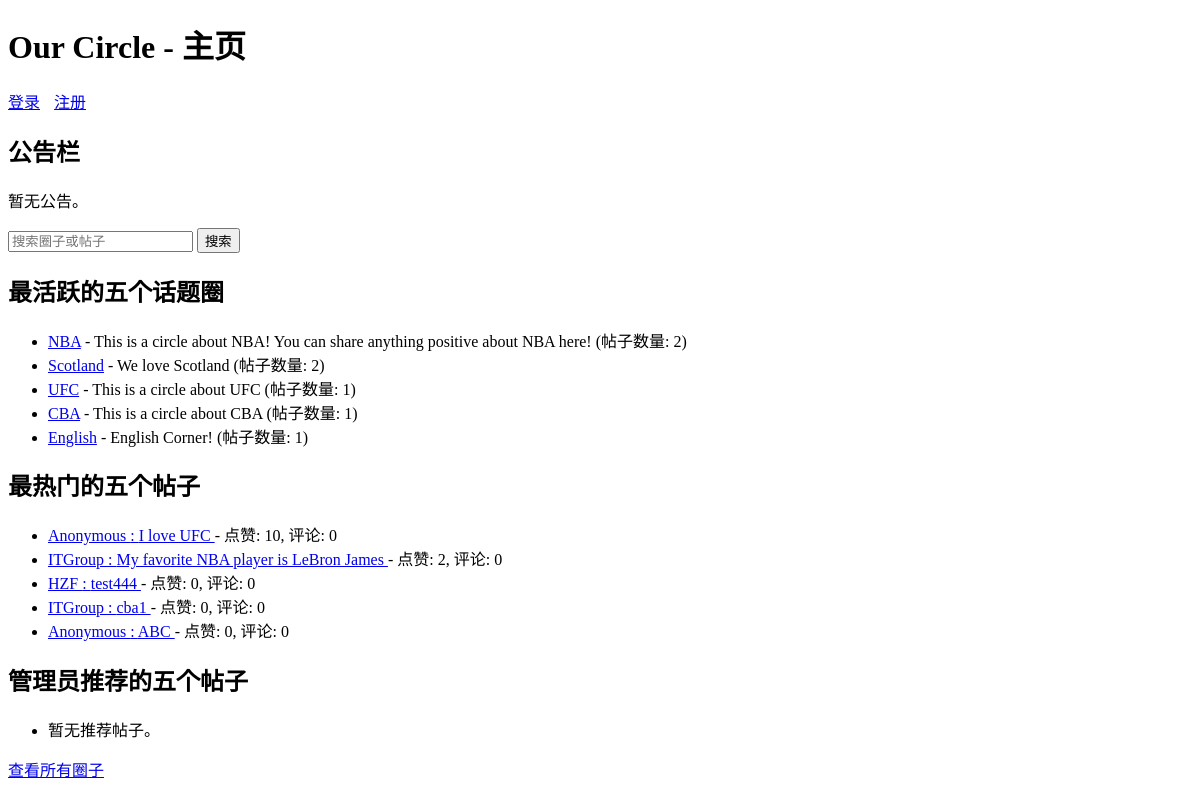
The app's page /, older data.
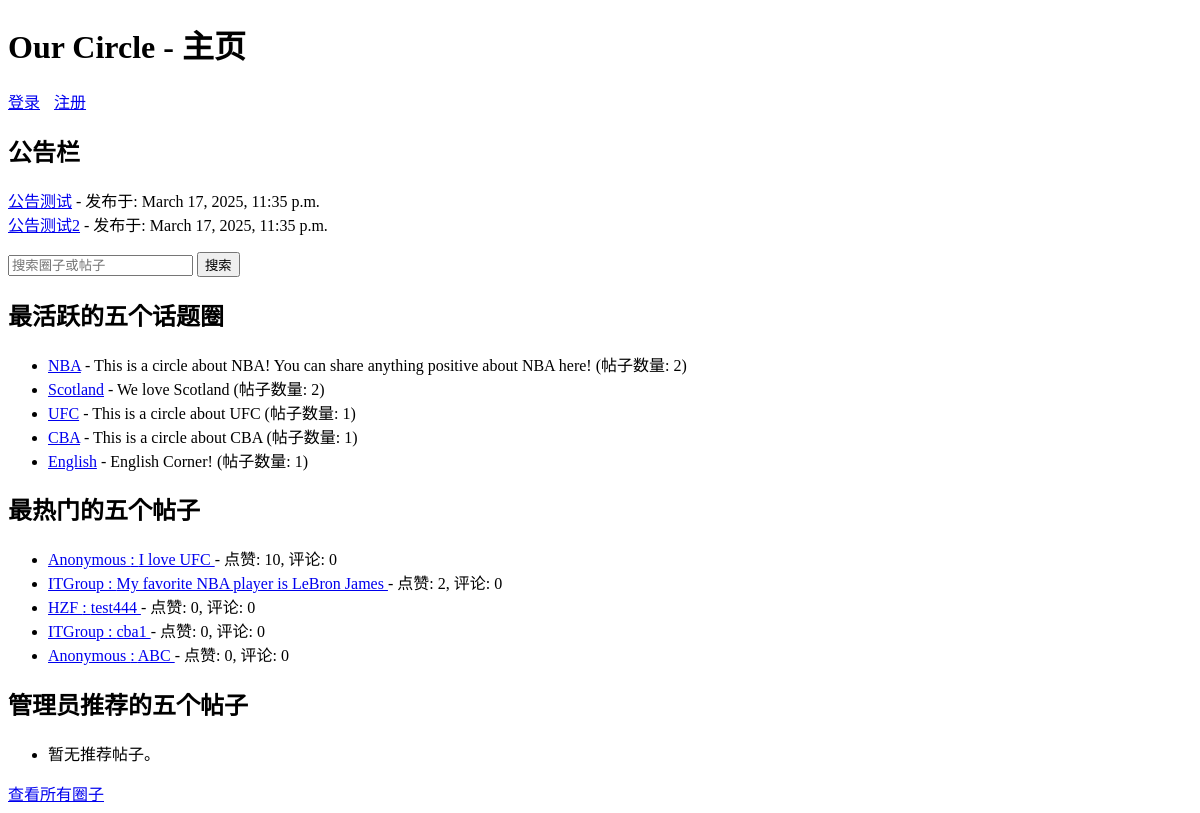
The same page, newer data.
### forum/models.py (models this page shows, shortened)
class TopicCircle(models.Model):
    name = models.CharField(max_length=100, unique=True)
    description = models.TextField(blank=True)
    created_at = models.DateTimeField(auto_now_add=True)
    created_by = models.ForeignKey(GUser, on_delete=models.SET_NULL, null=True, limit_choices_to={'is_admin': True})  # 仅管理员创建
    is_active = models.BooleanField(default=True)

class Post(models.Model):
    user = models.ForeignKey(GUser, on_delete=models.CASCADE)
    circle = models.ForeignKey(TopicCircle, on_delete=models.CASCADE)
    content = models.TextField()
    is_anonymous = models.BooleanField(default=False)
    nickname = models.CharField(max_length=50, blank=True, null=True)  # 匿名时使用
    location = models.CharField(max_length=100, blank=True, null=True)  # 可选实时位置
    created_at = models.DateTimeField(auto_now_add=True)
    likes = models.IntegerField(default=0)
    dislikes = models.IntegerField(default=0)
    is_pinned = models.BooleanField(default=False)
    is_recommended = models.BooleanField(default=False)

class GUser(AbstractUser):
    email = models.EmailField(unique=True)  # 邮箱作为唯一标识
    anonymous_nicknames = models.JSONField(default=list, blank=True)  # 存储多个匿名昵称
    is_admin = models.BooleanField(default=False)  # 区分普通用户和管理员

class Announcement(models.Model):
    title = models.CharField(max_length=200, verbose_name="公告标题")
    content = models.TextField(verbose_name="公告内容")
    created_at = models.DateTimeField(auto_now_add=True, verbose_name="创建时间")
    created_by = models.ForeignKey(GUser, on_delete=models.SET_NULL, null=True, verbose_name="创建者")
    is_pinned = models.BooleanField(default=False, verbose_name="是否置顶")  # 新增置顶字段
    class Meta:
        ordering = ['-is_pinned', '-created_at']

### forum/views.py (the view, shortened to what this page needs)
# urls.py: path('', views.home, name='home'),
def home(request):
    circles = TopicCircle.objects.filter(is_active=True).annotate(
        post_count=Count('post')
    ).order_by('-post_count')[:5]
    popular_posts = Post.objects.annotate(
        comment_count=Count('comment')
    ).order_by('-likes', '-comment_count')[:5]
    announcements = Announcement.objects.all()
    recommended_posts = Post.objects.filter(is_recommended=True).order_by('-created_at')[:5]  # 新增推荐帖子
    search_query = request.GET.get('search', '')
    search_results = None
    return render(request, 'forum/home.html', {
        'circles': circles,
        'popular_posts': popular_posts,
        'announcements': announcements,
        'recommended_posts': recommended_posts,  # 传递推荐帖子
        'search_query': search_query,
        'search_results': search_results
    })

### forum/templates/forum/home.html (shortened to what the changed rows need)
<!DOCTYPE html>
<html>
<head>
</head>
<body>
    <h1>Our Circle - 主页</h1>
    <h2>公告栏</h2>
    <ul class="announcement-list">
        {% for announcement in announcements %}
            <li>
                <a href="{% url 'announcement_detail' announcement.id %}">{{ announcement.title }}</a>
                - 发布于: {{ announcement.created_at }}
            </li>
        {% empty %}
            <li>暂无公告。</li>
        {% endfor %}
    </ul>
    {% if search_results %}
        <h2>搜索结果</h2>
        <h3>匹配的圈子</h3>
        <ul>
            {% for circle in search_results.circles %}
                <li>
                    <a href="{% url 'circle_detail' circle.id %}">{{ circle.name }}</a>
                    - {{ circle.description }} (帖子数量: {{ circle.post_count }})
                </li>
            {% empty %}
                <li>无匹配圈子。</li>
            {% endfor %}
        </ul>
        <h3>匹配的帖子</h3>
        <ul>
            {% for post in search_results.posts %}
                <li>
                    <a href="{% url 'post_detail' post.id %}">
                        {% if post.is_anonymous %}
                            {{ post.nickname|default:"Anonymous" }}
                        {% else %}
                            {{ post.user.username }}
                        {% endif %}
                        : {{ post.content|truncatechars:100 }}
                    </a>
                    - 评论数: {{ post.comment_count }}
                </li>
            {% empty %}
                <li>无匹配帖子。</li>
            {% endfor %}
        </ul>
    {% else %}
        <h2>最活跃的五个话题圈</h2>
        <ul>
            {% for circle in circles %}
                <li>
                    <a href="{% url 'circle_detail' circle.id %}">{{ circle.name }}</a>
                    - {{ circle.description }} (帖子数量: {{ circle.post_count }})
                </li>
            {% empty %}
                <li>暂无活跃话题圈。</li>
            {% endfor %}
        </ul>
        <h2>最热门的五个帖子</h2>
        <ul>
            {% for post in popular_posts %}
                <li>
                    <a href="{% url 'post_detail' post.id %}">
                        {% if post.is_anonymous %}
                            {{ post.nickname|default:"Anonymous" }}
                        {% else %}
                            {{ post.user.username }}
                        {% endif %}
                        : {{ post.content|truncatechars:100 }}
                    </a>
                    - 点赞: {{ post.likes }}, 评论: {{ post.comment_count }}
                </li>
            {% empty %}
                <li>暂无热门帖子。</li>
            {% endfor %}
        </ul>
        <h2>管理员推荐的五个帖子</h2>
    {% endif %}
</body>
</html>

Row changes from the older to the newer data that the page shows:
added Announcement: title "公告测试", created_at "March 17, 2025, 11:35 p.m."
added Announcement: title "公告测试2", created_at "March 17, 2025, 11:35 p.m."
Text that changed along with them:
text no longer shown: "暂无公告。"
